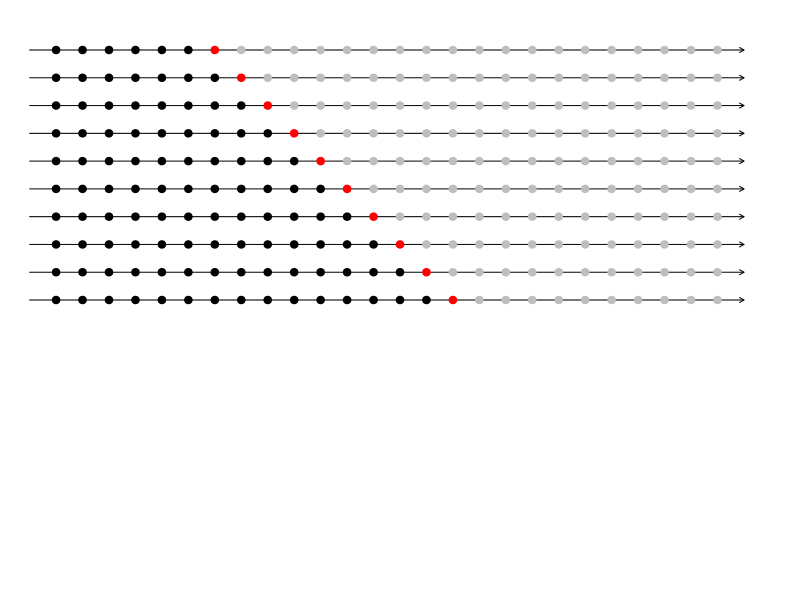

R code for this plot:
par(mar=c(0,0,0,0))
plot(0,0,xlim=c(0,28),ylim=c(0,1),
     xaxt="n",yaxt="n",bty="n",xlab="",ylab="",type="n")
i <- 1
for(j in 1:10)
{
  test <- (6+j):26
  train <- 1:(5+j)
  arrows(0,1-j/20,27,1-j/20,0.05)
  points(train,rep(1-j/20,length(train)),pch=19,col="black")
  if(length(test) >= i)
    points(test[i], 1-j/20, pch=19, col="red")
  if(length(test) >= i)
    points(test[-i], rep(1-j/20,length(test)-1), pch=19, col="gray")
  else
    points(test, rep(1-j/20,length(test)), pch=19, col="gray")
}
